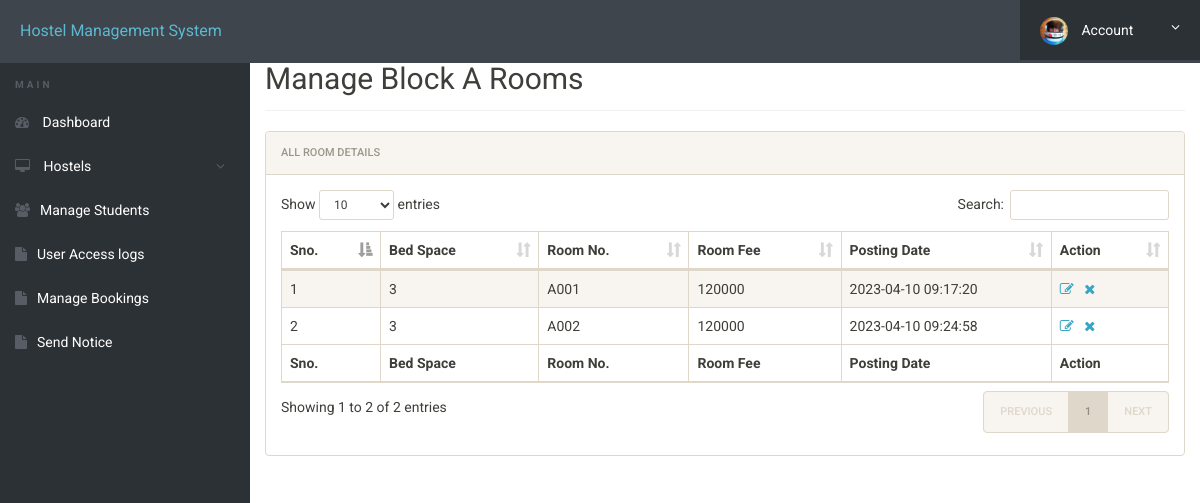
Page /hostel/admin/manage-rooms-A.php (signed in) on the committed database.
### tables this page shows
CREATE TABLE `blocka` (
  `id` int(11) NOT NULL,
  `seater` int(11) NOT NULL,
  `room_no` text DEFAULT NULL,
  `fees` varchar(11) NOT NULL,
  `posting_date` timestamp NOT NULL DEFAULT current_timestamp()
);

### hostel/admin/manage-rooms-A.php (the view, shortened to what this page needs)
<?php
include('includes/config.php');
?>
<!doctype html>
<html lang="en" class="no-js">
<head>
	<link rel="stylesheet" href="css/font-awesome.min.css">
	<link rel="stylesheet" href="css/bootstrap.min.css">
	<link rel="stylesheet" href="css/dataTables.bootstrap.min.css">
	<link rel="stylesheet" href="css/bootstrap-social.css">
	<link rel="stylesheet" href="css/bootstrap-select.css">
	<link rel="stylesheet" href="css/fileinput.min.css">
	<link rel="stylesheet" href="css/awesome-bootstrap-checkbox.css">
	<link rel="stylesheet" href="css/style.css">
</head>
<body>
	<?php include('includes/header.php');?>
	<div class="ts-main-content">
			<?php include('includes/sidebar.php');?>
		<div class="content-wrapper">
			<div class="container-fluid">
				<div class="row">
					<div class="col-md-12">
						<h2 class="page-title" style="margin-top: 4%">Manage Block A Rooms</h2>
						<div class="panel panel-default">
							<div class="panel-heading">All Room Details</div>
							<div class="panel-body">
								<table id="zctb" class="display table table-striped table-bordered table-hover" cellspacing="0" width="100%">
									<thead>
										<tr>
											<th>Sno.</th>
											<th>Bed Space</th>
											<th>Room No.</th>
											<th>Room Fee </th>
											<th>Posting Date  </th>
											<th>Action</th>
										</tr>
									</thead>
									<tfoot>
										<tr>
											<th>Sno.</th>
											<th>Bed Space</th>
											<th>Room No.</th>
											<th>Room Fee </th>
											<th>Posting Date  </th>
											<th>Action</th>
										</tr>
									</tfoot>
									<tbody>
<?php
$ret="select * from blocka";
$stmt= $mysqli->prepare($ret) ;
$stmt->execute() ;
$res=$stmt->get_result();
$cnt=1;
while($row=$res->fetch_object())
	  {
	  	?>
<tr><td><?php echo $cnt;;?></td>
<td><?php echo $row->seater;?></td>
<td><?php echo $row->room_no;?></td>
<td><?php echo $row->fees;?></td>
<td><?php echo $row->posting_date;?></td>
<td><a href="edit-room-A.php?id=<?php echo $row->id;?>"><i class="fa fa-edit"></i></a>&nbsp;&nbsp;
<a href="manage-rooms-A.php?del=<?php echo $row->id;?>" onclick="return confirm("Do you want to delete");"><i class="fa fa-close"></i></a></td>
										</tr>
									<?php
$cnt=$cnt+1;
									 } ?>
									</tbody>
								</table>
							</div>
						</div>
					</div>
				</div>
			</div>
		</div>
	</div>
</body>
</html>

### hostel/admin/css/style.css (style rules this page uses)
html { font-size: 14px; }
@media only screen and (min-width: 480px) { html { font-size: 17px; } }
@media only screen and (min-width: 768px) { html { font-size: 14px; } }
body { font-size: 1em; }
a { color: #37a6c4; }
.panel { overflow: hidden; }
.page-title { padding-bottom: 15px; margin-bottom: 20px; border-bottom: 1px solid #f0f0f0; }
.ts-main-content .content-wrapper { padding-top: 15px; margin-top: 10px; }
@media only screen and (min-width: 992px) { .ts-main-content .content-wrapper { margin-left: 250px; } }

### rows in the picture
blocka: seater "3", room_no "A001", fees "120000", posting_date "2023-04-10 09:17:20"
blocka: seater "3", room_no "A002", fees "120000", posting_date "2023-04-10 09:24:58"
